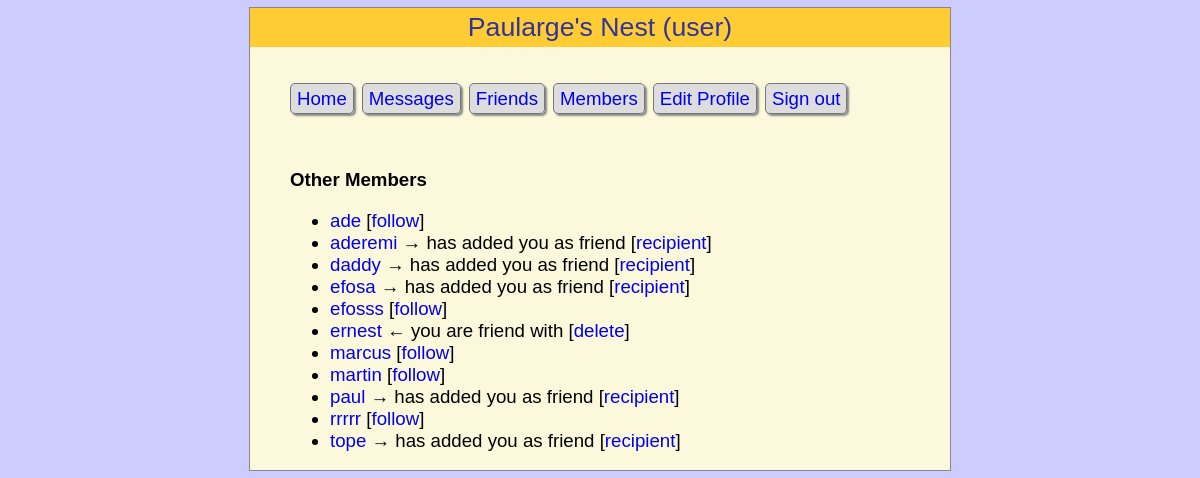
Screenshot of /members.php (signed in) with the database file from the repository.
### tables this page shows
CREATE TABLE IF NOT EXISTS `members` (
  `user` varchar(16) NOT NULL,
  `pass` varchar(16) NOT NULL
);

### functions.php (called while the page is built, shortened)
<?php
$websitename = "Paularge's Nest";
function queryMysql($query)
{
    $result = mysql_query($query) or die(mysql_error());
	 return $result;
}
?>

### members.php (the view, shortened to what this page needs)
<?php
include_once 'header.php';
echo "<div class='main'>";
$result = queryMysql("SELECT user FROM members ORDER BY user");
$num    = mysql_num_rows($result);
echo "<h3>Other Members</h3><ul>";
for ($j = 0 ; $j < $num ; ++$j)
{
    $row = mysql_fetch_row($result);
    if ($row[0] == $user) continue;
    echo "<li><a href='members.php?view=$row[0]'>$row[0]</a>";
    $follow = "follow";
    $t1 = mysql_num_rows(queryMysql("SELECT * FROM friends
        WHERE user='$row[0]' AND friend='$user'"));
    $t2 = mysql_num_rows(queryMysql("SELECT * FROM friends
        WHERE user='$user' AND friend='$row[0]'"));
    if (($t1 + $t2) > 1) echo " &harr; is a mutual friend";
    elseif ($t1)         echo " &larr; you are friend with";
    elseif ($t2)       { echo " &rarr; has added you as friend ";
	                      $follow = "recipient"; }
    if (!$t1) echo " [<a href='members.php?add=".$row[0]    . "'>$follow</a>]";
    else      echo " [<a href='members.php?remove=".$row[0] . "'>delete</a>]";
}
?>
<br /></div></body></html>

### header.php (shortened to what this page needs)
<?php
echo "<!DOCTYPE html>\n<html><head><script src='javaScript.js'></script>";
include 'functions.php';
$userstr = ' (Guest_user)';
if (isset($_SESSION['user']))
{
    $user     = $_SESSION['user'];
    $login = TRUE;
    $userstr  = " ($user)";
}
else $login = FALSE;
echo "<title>$websitename$userstr</title><link rel='stylesheet' " .
     "href='styles.css' type='text/css' />" .
     "</head><body><div class='appname'>$websitename$userstr</div>";
if ($login)
{
    echo "<br ><ul class='menu'>" .
         "<li><a href='members.php?view=$user'>Home</a></li>" .
          "<li><a href='messages.php'>Messages</a></li>" .
         "<li><a href='friends.php'>Friends</a></li>" .
            "<li><a href='members.php'>Members</a></li>" .
         "<li><a href='profile.php'>Edit Profile</a></li>" .
         "<li><a href='logout.php'>Sign out</a></li></ul><br />";
}
?>

### styles.css (style rules this page uses)
* { font-family:verdana,sans-serif; font-size :14pt; }
body { width :700px; margin :7px auto; background:#FCF8DC; border :1px solid #888; }
html { background:#ccf }
li a, .button { text-decoration:none; }
.appname { text-align :center; background :#fc3; color :#339; font-family:helvetica; font-size :20pt; padding :4px; }
.main { margin-left:40px; }
.menu li, .button { display :inline; padding :4px 6px; border :1px solid #777; background :#ddd; color :#d04; margin-right :8px; border-radius :5px; -moz-box-shadow :2px 2px 2px #888; -webkit-box-shadow:2px 2px 2px #888; box-shadow :2px 2px 2px #888; }

### rows the page displays
members: user "ade", follow "follow"
members: user "aderemi", shows "→ has added you as friend", follow "recipient"
members: user "daddy", shows "→ has added you as friend", follow "recipient"
members: user "efosa", shows "→ has added you as friend", follow "recipient"
members: user "efosss", follow "follow"
members: user "ernest", shows "← you are friend with"
members: user "marcus", follow "follow"
members: user "martin", follow "follow"
members: user "paul", shows "→ has added you as friend", follow "recipient"
members: user "rrrrr", follow "follow"
members: user "tope", shows "→ has added you as friend", follow "recipient"

### other values shown
$websitename "Paularge's Nest"
$userstr "(user)"
